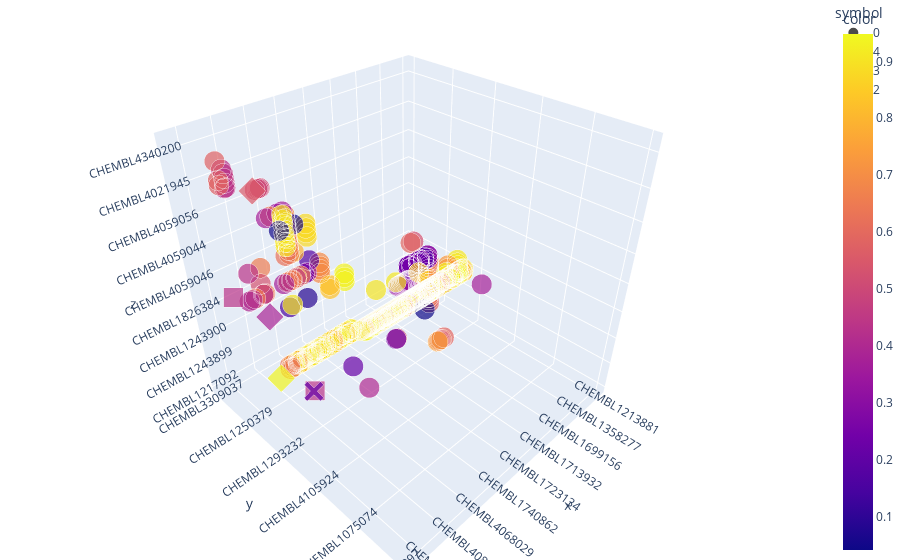

Write notebook code for a chart like this one.
### Code cell
import plotly.express as px
from plotly.validators.scatter.marker import SymbolValidator

c = df['qed']
s = df['max_phase']
#print(c,s)

trace = px.scatter_3d(
   x = df['chembl_id'], y = df['CHEMBL_Target'], z = df['ChemBL_Assay'], 
    #mode = 'markers', 
    #marker = dict(
      size = ((s+1)/(s+1)), #, line=dict(width=1,color='DarkSlateGrey', marker_symbol = 1),
      #marker_symbol = 1, 
      color = c, 
    symbol = s #, # set color to an array/list of desired values
      #colorscale = 'Inferno'
    #symbol = 1
      )
   #)

#layout = px.Layout(title = '3D Scatter plot', scene = dict(
#                    xaxis_title='Compound',
#                    yaxis_title='Protein',
#                    zaxis_title='Assay'))
#fig = px.Figure(data = [trace], layout = layout)
#iplot(fig)
#trace(show)
trace.update_layout(margin=dict(l=0, r=0, b=0, t=0))

### Figure 1 — Plotly figure (JSON) as saved in the notebook; plotly's stock layout.template omitted (floating-point values rounded to 4 significant figures; data arrays with more than 128 entries replaced by an {"elided": "..."} marker saying what was removed)
{"data": [{"hovertemplate": "symbol=0<br>x=%{x}<br>y=%{y}<br>z=%{z}<br>size=%{marker.size}<br>color=%{marker.color}<extra></extra>", "legendgroup": "0", "marker": {"color": {"elided": "479 float values"}, "coloraxis": "coloraxis", "size": {"elided": "479 int values"}, "sizemode": "area", "sizeref": 0.0025, "symbol": "circle"}, "mode": "markers", "name": "0", "scene": "scene", "showlegend": true, "type": "scatter3d", "x": {"elided": "479 str values"}, "y": {"elided": "479 str values"}, "z": {"elided": "479 str values"}}, {"hovertemplate": "symbol=4<br>x=%{x}<br>y=%{y}<br>z=%{z}<br>size=%{marker.size}<br>color=%{marker.color}<extra></extra>", "legendgroup": "4", "marker": {"color": [0.9404, 0.5532, 0.3832], "coloraxis": "coloraxis", "size": [1, 1, 1], "sizemode": "area", "sizeref": 0.0025, "symbol": "diamond"}, "mode": "markers", "name": "4", "scene": "scene", "showlegend": true, "type": "scatter3d", "x": ["CHEMBL15870", "CHEMBL4297528", "CHEMBL98"], "y": ["CHEMBL1293232", "CHEMBL1293232", "CHEMBL1293232"], "z": ["CHEMBL1826381", "CHEMBL4383144", "CHEMBL4021958"]}, {"hovertemplate": "symbol=3<br>x=%{x}<br>y=%{y}<br>z=%{z}<br>size=%{marker.size}<br>color=%{marker.color}<extra></extra>", "legendgroup": "3", "marker": {"color": [0.4342, 0.4342], "coloraxis": "coloraxis", "size": [1, 1], "sizemode": "area", "sizeref": 0.0025, "symbol": "square"}, "mode": "markers", "name": "3", "scene": "scene", "showlegend": true, "type": "scatter3d", "x": ["CHEMBL50", "CHEMBL50"], "y": ["CHEMBL1250379", "CHEMBL4105924"], "z": ["CHEMBL4018388", "CHEMBL4018387"]}, {"hovertemplate": "symbol=2<br>x=%{x}<br>y=%{y}<br>z=%{z}<br>size=%{marker.size}<br>color=%{marker.color}<extra></extra>", "legendgroup": "2", "marker": {"color": [0.2163], "coloraxis": "coloraxis", "size": [1], "sizemode": "area", "sizeref": 0.0025, "symbol": "x"}, "mode": "markers", "name": "2", "scene": "scene", "showlegend": true, "type": "scatter3d", "x": ["CHEMBL6246"], "y": ["CHEMBL4105924"], "z": ["CHEMBL4018387"]}], "layout": {"coloraxis": {"colorbar": {"title": {"text": "color"}}, "colorscale": [[0, "#0d0887"], [0.1111, "#46039f"], [0.2222, "#7201a8"], [0.3333, "#9c179e"], [0.4444, "#bd3786"], [0.5556, "#d8576b"], [0.6667, "#ed7953"], [0.7778, "#fb9f3a"], [0.8889, "#fdca26"], [1, "#f0f921"]]}, "legend": {"itemsizing": "constant", "title": {"text": "symbol"}, "tracegroupgap": 0}, "margin": {"b": 0, "l": 0, "r": 0, "t": 0}, "scene": {"domain": {"x": [0, 1], "y": [0, 1]}, "xaxis": {"title": {"text": "x"}}, "yaxis": {"title": {"text": "y"}}, "zaxis": {"title": {"text": "z"}}}}}
